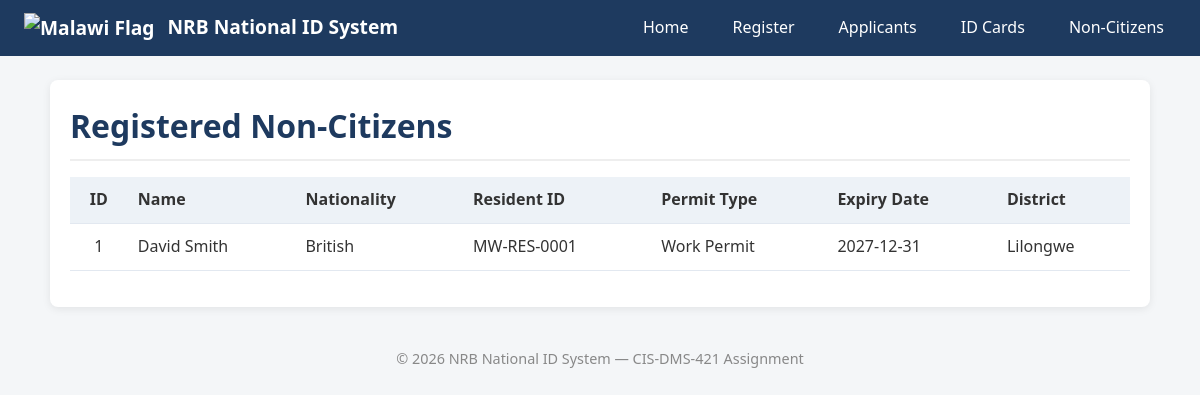
/non_citizens_list.php, run on the app's committed database.
### tables this page shows
CREATE TABLE `non_citizen` (
  `Person_ID` int NOT NULL,
  `Fname` varchar(80) NOT NULL,
  `Lname` varchar(80) NOT NULL,
  `DoB` date NOT NULL,
  `Gender` enum('M','F','O') NOT NULL,
  `Nationality` varchar(60) NOT NULL,
  `District_ID` int NOT NULL,
  `Address_ID` int DEFAULT NULL,
  `Resident_ID` varchar(20) NOT NULL,
  `Visa_No` varchar(30) DEFAULT NULL,
  `Permit_type` varchar(50) DEFAULT NULL,
  `Expiry_date` date DEFAULT NULL
);

CREATE TABLE `district` (
  `District_ID` int NOT NULL,
  `District_name` varchar(100) NOT NULL,
  `Region_ID` int NOT NULL
);

### public/non_citizens_list.php (the view)
<?php
require_once __DIR__ . '/../includes/header.php';
$sql = "SELECT nc.Person_ID, nc.Fname, nc.Lname, nc.DoB, nc.Nationality,
               nc.Resident_ID, nc.Permit_type, nc.Expiry_date, d.District_name
        FROM NON_CITIZEN nc
        LEFT JOIN DISTRICT d ON nc.District_ID = d.District_ID
        ORDER BY nc.Person_ID DESC";
$stmt = $pdo->query($sql);
$nonCitizens = $stmt->fetchAll();
?>
<h1>Registered Non-Citizens</h1>
<table class="data-table">
    <thead>
        <tr>
            <th style="text-align: center;">ID</th>
            <th>Name</th>
            <th>Nationality</th>
            <th>Resident ID</th>
            <th>Permit Type</th>
            <th>Expiry Date</th>
            <th>District</th>
        </tr>
    </thead>
    <tbody>
    <?php if (empty($nonCitizens)): ?>
        <tr>
            <td colspan="7" style="text-align: center; color: #888;">No non-citizens found.</td>
        </tr>
    <?php else: ?>
        <?php foreach ($nonCitizens as $nc): ?>
            <tr>
                <td style="text-align: center;"><?= (int)$nc['Person_ID'] ?></td>
                <td><?= e($nc['Fname'] . ' ' . $nc['Lname']) ?></td>
                <td><?= e($nc['Nationality']) ?></td>
                <td><?= e($nc['Resident_ID']) ?></td>
                <td><?= e($nc['Permit_type'] ?? '—') ?></td>
                <td><?= e($nc['Expiry_date'] ?? '—') ?></td>
                <td><?= e($nc['District_name'] ?? '—') ?></td>
            </tr>
        <?php endforeach; ?>
    <?php endif; ?>
    </tbody>
</table>
<?php require_once __DIR__ . '/../includes/footer.php'; ?>

### assets/css/style.css (style rules this page uses)
* { box-sizing: border-box; margin: 0; padding: 0; }
body { font-family: 'Segoe UI', Arial, sans-serif; background: #f4f6f8; color: #333; line-height: 1.6; }
h1 { color: #1e3a5f; margin-bottom: 16px; border-bottom: 2px solid #eee; padding-bottom: 8px; }
.data-table { width: 100%; border-collapse: collapse; margin: 16px 0; }
.data-table th, .data-table td { padding: 10px; text-align: left; border-bottom: 1px solid #e2e8f0; }
.data-table th { background: #edf2f7; font-weight: 600; }

### data on the page
non_citizen: Person_ID "1", Fname+Lname "David Smith", Nationality "British", Resident_ID "MW-RES-0001", Permit_type "Work Permit", Expiry_date "2027-12-31", District_ID.District_name "Lilongwe"
